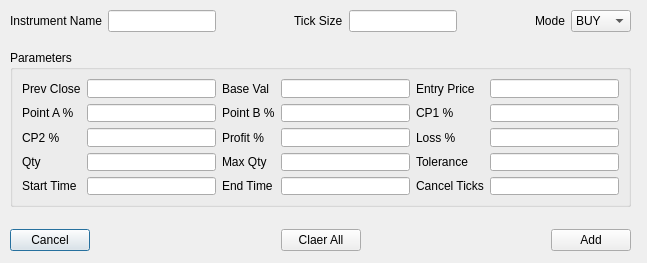
<?xml version="1.0" encoding="UTF-8"?>
<ui version="4.0">
 <class>NewAlgoDialog</class>
 <widget class="QDialog" name="NewAlgoDialog">
  <property name="geometry">
   <rect>
    <x>0</x>
    <y>0</y>
    <width>647</width>
    <height>263</height>
   </rect>
  </property>
  <property name="windowTitle">
   <string>New Strategy</string>
  </property>
  <widget class="QGroupBox" name="groupBox">
   <property name="geometry">
    <rect>
     <x>10</x>
     <y>50</y>
     <width>621</width>
     <height>157</height>
    </rect>
   </property>
   <property name="title">
    <string>Parameters</string>
   </property>
   <layout class="QGridLayout" name="gridLayout">
    <item row="1" column="1">
     <widget class="QLineEdit" name="lineEditPointA"/>
    </item>
    <item row="0" column="3">
     <widget class="QLineEdit" name="lineEditBaseVal"/>
    </item>
    <item row="0" column="0">
     <widget class="QLabel" name="label_4">
      <property name="text">
       <string>Prev Close</string>
      </property>
     </widget>
    </item>
    <item row="1" column="4">
     <widget class="QLabel" name="label_9">
      <property name="text">
       <string>CP1 %</string>
      </property>
     </widget>
    </item>
    <item row="0" column="2">
     <widget class="QLabel" name="label_6">
      <property name="text">
       <string>Base Val</string>
      </property>
     </widget>
    </item>
    <item row="1" column="2">
     <widget class="QLabel" name="label_8">
      <property name="text">
       <string>Point B %</string>
      </property>
     </widget>
    </item>
    <item row="0" column="1">
     <widget class="QLineEdit" name="lineEditPrevClose"/>
    </item>
    <item row="2" column="1">
     <widget class="QLineEdit" name="lineEditCp2"/>
    </item>
    <item row="1" column="0">
     <widget class="QLabel" name="label_7">
      <property name="text">
       <string>Point A %</string>
      </property>
     </widget>
    </item>
    <item row="0" column="5">
     <widget class="QLineEdit" name="lineEditEntryPrice"/>
    </item>
    <item row="1" column="3">
     <widget class="QLineEdit" name="lineEditPointB"/>
    </item>
    <item row="1" column="5">
     <widget class="QLineEdit" name="lineEditCP1"/>
    </item>
    <item row="2" column="0">
     <widget class="QLabel" name="label_10">
      <property name="text">
       <string>CP2 %</string>
      </property>
     </widget>
    </item>
    <item row="2" column="4">
     <widget class="QLabel" name="label_11">
      <property name="text">
       <string>Loss %</string>
      </property>
     </widget>
    </item>
    <item row="0" column="4">
     <widget class="QLabel" name="label_5">
      <property name="text">
       <string>Entry Price</string>
      </property>
     </widget>
    </item>
    <item row="2" column="3">
     <widget class="QLineEdit" name="lineEditProfit"/>
    </item>
    <item row="2" column="2">
     <widget class="QLabel" name="label_12">
      <property name="text">
       <string>Profit %</string>
      </property>
     </widget>
    </item>
    <item row="4" column="1">
     <widget class="QLineEdit" name="lineEditStartTime"/>
    </item>
    <item row="4" column="3">
     <widget class="QLineEdit" name="lineEditEndTime"/>
    </item>
    <item row="4" column="0">
     <widget class="QLabel" name="label_14">
      <property name="text">
       <string>Start Time</string>
      </property>
     </widget>
    </item>
    <item row="4" column="2">
     <widget class="QLabel" name="label_15">
      <property name="text">
       <string>End Time</string>
      </property>
     </widget>
    </item>
    <item row="2" column="5">
     <widget class="QLineEdit" name="lineEdiLoss"/>
    </item>
    <item row="3" column="1">
     <widget class="QLineEdit" name="lineEditQty"/>
    </item>
    <item row="3" column="4">
     <widget class="QLabel" name="label_13">
      <property name="text">
       <string>Tolerance</string>
      </property>
     </widget>
    </item>
    <item row="3" column="5">
     <widget class="QLineEdit" name="lineEditTolerance"/>
    </item>
    <item row="3" column="3">
     <widget class="QLineEdit" name="lineEditMaxQty"/>
    </item>
    <item row="3" column="2">
     <widget class="QLabel" name="label_17">
      <property name="text">
       <string>Max Qty</string>
      </property>
     </widget>
    </item>
    <item row="3" column="0">
     <widget class="QLabel" name="label_16">
      <property name="text">
       <string>Qty</string>
      </property>
     </widget>
    </item>
    <item row="4" column="5">
     <widget class="QLineEdit" name="lineEditCancelTicks"/>
    </item>
    <item row="4" column="4">
     <widget class="QLabel" name="label_18">
      <property name="text">
       <string>Cancel Ticks</string>
      </property>
     </widget>
    </item>
   </layout>
  </widget>
  <widget class="QWidget" name="horizontalLayoutWidget">
   <property name="geometry">
    <rect>
     <x>10</x>
     <y>220</y>
     <width>621</width>
     <height>41</height>
    </rect>
   </property>
   <layout class="QHBoxLayout" name="horizontalLayout_2">
    <item>
     <widget class="QPushButton" name="pushButtonCancel">
      <property name="text">
       <string>Cancel</string>
      </property>
     </widget>
    </item>
    <item>
     <spacer name="horizontalSpacer_3">
      <property name="orientation">
       <enum>Qt::Horizontal</enum>
      </property>
      <property name="sizeHint" stdset="0">
       <size>
        <width>27</width>
        <height>20</height>
       </size>
      </property>
     </spacer>
    </item>
    <item>
     <widget class="QPushButton" name="pushButtonClearAll">
      <property name="text">
       <string>Claer All</string>
      </property>
     </widget>
    </item>
    <item>
     <spacer name="horizontalSpacer_4">
      <property name="orientation">
       <enum>Qt::Horizontal</enum>
      </property>
      <property name="sizeHint" stdset="0">
       <size>
        <width>27</width>
        <height>20</height>
       </size>
      </property>
     </spacer>
    </item>
    <item>
     <widget class="QPushButton" name="pushButtonAdd">
      <property name="text">
       <string>Add</string>
      </property>
     </widget>
    </item>
   </layout>
  </widget>
  <widget class="QWidget" name="layoutWidget">
   <property name="geometry">
    <rect>
     <x>10</x>
     <y>10</y>
     <width>621</width>
     <height>22</height>
    </rect>
   </property>
   <layout class="QHBoxLayout" name="horizontalLayout">
    <item>
     <widget class="QLabel" name="label">
      <property name="text">
       <string>Instrument Name</string>
      </property>
     </widget>
    </item>
    <item>
     <widget class="QLineEdit" name="lineEditInstrumentName">
      <property name="readOnly">
       <bool>true</bool>
      </property>
     </widget>
    </item>
    <item>
     <spacer name="horizontalSpacer">
      <property name="orientation">
       <enum>Qt::Horizontal</enum>
      </property>
      <property name="sizeHint" stdset="0">
       <size>
        <width>40</width>
        <height>20</height>
       </size>
      </property>
     </spacer>
    </item>
    <item>
     <widget class="QLabel" name="label_2">
      <property name="text">
       <string>Tick Size</string>
      </property>
     </widget>
    </item>
    <item>
     <widget class="QLineEdit" name="lineEditTickSize">
      <property name="text">
       <string/>
      </property>
      <property name="readOnly">
       <bool>true</bool>
      </property>
     </widget>
    </item>
    <item>
     <spacer name="horizontalSpacer_2">
      <property name="orientation">
       <enum>Qt::Horizontal</enum>
      </property>
      <property name="sizeHint" stdset="0">
       <size>
        <width>40</width>
        <height>20</height>
       </size>
      </property>
     </spacer>
    </item>
    <item>
     <widget class="QLabel" name="label_3">
      <property name="text">
       <string>Mode</string>
      </property>
     </widget>
    </item>
    <item>
     <widget class="QComboBox" name="comboBox">
      <item>
       <property name="text">
        <string>BUY</string>
       </property>
      </item>
      <item>
       <property name="text">
        <string>SELL</string>
       </property>
      </item>
     </widget>
    </item>
   </layout>
  </widget>
 </widget>
 <tabstops>
  <tabstop>lineEditPrevClose</tabstop>
  <tabstop>lineEditBaseVal</tabstop>
  <tabstop>lineEditEntryPrice</tabstop>
  <tabstop>lineEditPointA</tabstop>
  <tabstop>lineEditPointB</tabstop>
  <tabstop>lineEditCP1</tabstop>
  <tabstop>lineEditCp2</tabstop>
  <tabstop>lineEditProfit</tabstop>
  <tabstop>lineEdiLoss</tabstop>
  <tabstop>lineEditQty</tabstop>
  <tabstop>lineEditMaxQty</tabstop>
  <tabstop>lineEditTolerance</tabstop>
  <tabstop>lineEditStartTime</tabstop>
  <tabstop>lineEditEndTime</tabstop>
  <tabstop>pushButtonAdd</tabstop>
  <tabstop>pushButtonClearAll</tabstop>
  <tabstop>pushButtonCancel</tabstop>
  <tabstop>comboBox</tabstop>
  <tabstop>lineEditTickSize</tabstop>
  <tabstop>lineEditInstrumentName</tabstop>
 </tabstops>
 <resources/>
 <connections>
  <connection>
   <sender>pushButtonCancel</sender>
   <signal>clicked()</signal>
   <receiver>NewAlgoDialog</receiver>
   <slot>reject()</slot>
   <hints>
    <hint type="sourcelabel">
     <x>52</x>
     <y>259</y>
    </hint>
    <hint type="destinationlabel">
     <x>183</x>
     <y>245</y>
    </hint>
   </hints>
  </connection>
 </connections>
</ui>
